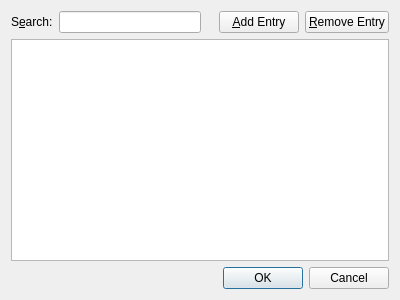
<?xml version="1.0" encoding="UTF-8"?>
<ui version="4.0">
 <class>EnvironmentDialog</class>
 <widget class="QDialog" name="EnvironmentDialog">
  <property name="geometry">
   <rect>
    <x>0</x>
    <y>0</y>
    <width>400</width>
    <height>300</height>
   </rect>
  </property>
  <property name="windowTitle">
   <string>Environment Editor</string>
  </property>
  <layout class="QVBoxLayout" name="verticalLayout">
   <item>
    <layout class="QHBoxLayout" name="horizontalLayout">
     <item>
      <widget class="QLabel" name="label">
       <property name="text">
        <string>S&amp;earch:</string>
       </property>
       <property name="buddy">
        <cstring>Search</cstring>
       </property>
      </widget>
     </item>
     <item>
      <widget class="QLineEdit" name="Search"/>
     </item>
     <item>
      <spacer name="horizontalSpacer">
       <property name="orientation">
        <enum>Qt::Horizontal</enum>
       </property>
       <property name="sizeType">
        <enum>QSizePolicy::Minimum</enum>
       </property>
       <property name="sizeHint" stdset="0">
        <size>
         <width>12</width>
         <height>20</height>
        </size>
       </property>
      </spacer>
     </item>
     <item>
      <widget class="QPushButton" name="AddEntry">
       <property name="text">
        <string>&amp;Add Entry</string>
       </property>
       <property name="icon">
        <iconset theme="list-add" resource="CMakeSetup.qrc">
         <normaloff>:/Icons/Plus16.png</normaloff>:/Icons/Plus16.png</iconset>
       </property>
      </widget>
     </item>
     <item>
      <widget class="QPushButton" name="RemoveEntry">
       <property name="text">
        <string>&amp;Remove Entry</string>
       </property>
       <property name="icon">
        <iconset theme="list-remove" resource="CMakeSetup.qrc">
         <normaloff>:/Icons/Delete16.png</normaloff>:/Icons/Delete16.png</iconset>
       </property>
      </widget>
     </item>
    </layout>
   </item>
   <item>
    <widget class="QTreeView" name="Environment"/>
   </item>
   <item>
    <widget class="QDialogButtonBox" name="buttonBox">
     <property name="orientation">
      <enum>Qt::Horizontal</enum>
     </property>
     <property name="standardButtons">
      <set>QDialogButtonBox::Cancel|QDialogButtonBox::Ok</set>
     </property>
    </widget>
   </item>
  </layout>
 </widget>
 <resources>
  <include location="CMakeSetup.qrc"/>
 </resources>
 <connections>
  <connection>
   <sender>buttonBox</sender>
   <signal>accepted()</signal>
   <receiver>EnvironmentDialog</receiver>
   <slot>accept()</slot>
   <hints>
    <hint type="sourcelabel">
     <x>248</x>
     <y>254</y>
    </hint>
    <hint type="destinationlabel">
     <x>157</x>
     <y>274</y>
    </hint>
   </hints>
  </connection>
  <connection>
   <sender>buttonBox</sender>
   <signal>rejected()</signal>
   <receiver>EnvironmentDialog</receiver>
   <slot>reject()</slot>
   <hints>
    <hint type="sourcelabel">
     <x>316</x>
     <y>260</y>
    </hint>
    <hint type="destinationlabel">
     <x>286</x>
     <y>274</y>
    </hint>
   </hints>
  </connection>
 </connections>
</ui>
